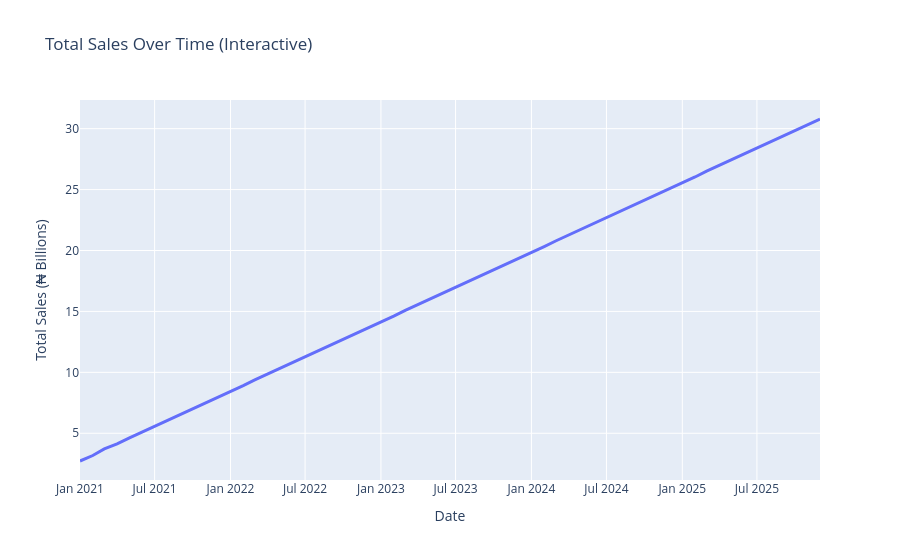

The notebook cell this image was saved under:
### Code cell
!pip install nbformat>=4.2.0
!pip install jupyterlab-plotly 
import plotly.express as px
import plotly.graph_objects as go


# Convert sales to billions for cleaner hover display
df['Total_Sales_Billions'] = df['Total Sales'] / 1e9

# Create interactive plot
fig = px.line(df, 
              x='Date', 
              y='Total_Sales_Billions',
              title='Total Sales Over Time (Interactive)',
              labels={'Total_Sales_Billions': 'Total Sales (₦ Billions)', 'Date': 'Date'})

# Customize hover template
fig.update_traces(
    hovertemplate="<br>".join([
        "Date: %{x}",
        "Sales: ₦%{y:.3f}B",
        "<extra></extra>"
    ]),
    line=dict(width=3),
    marker=dict(size=6)
)

# Show the plot
fig.show()
